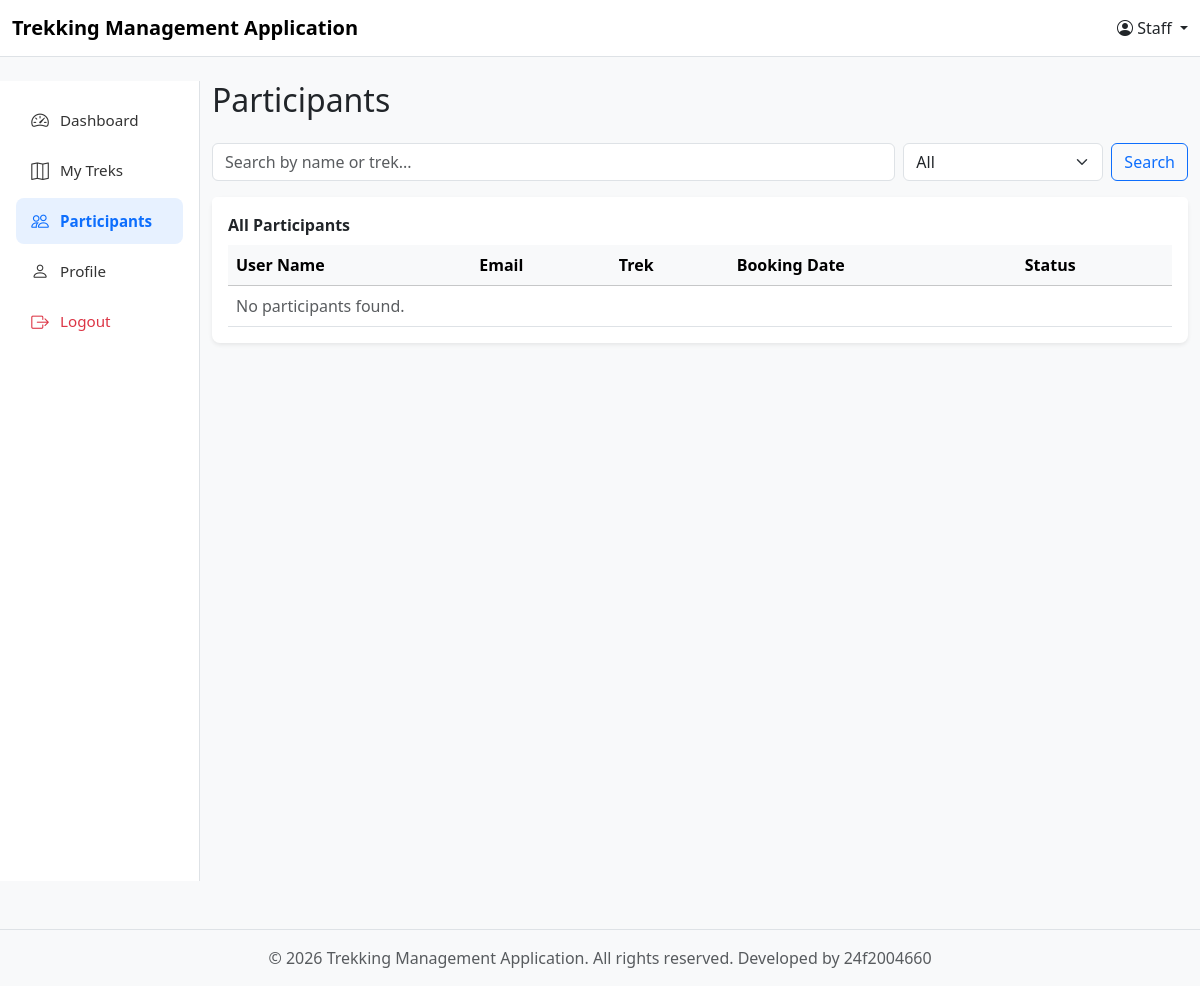
Before: /staff_participants?staff_id=2 with the older database file.
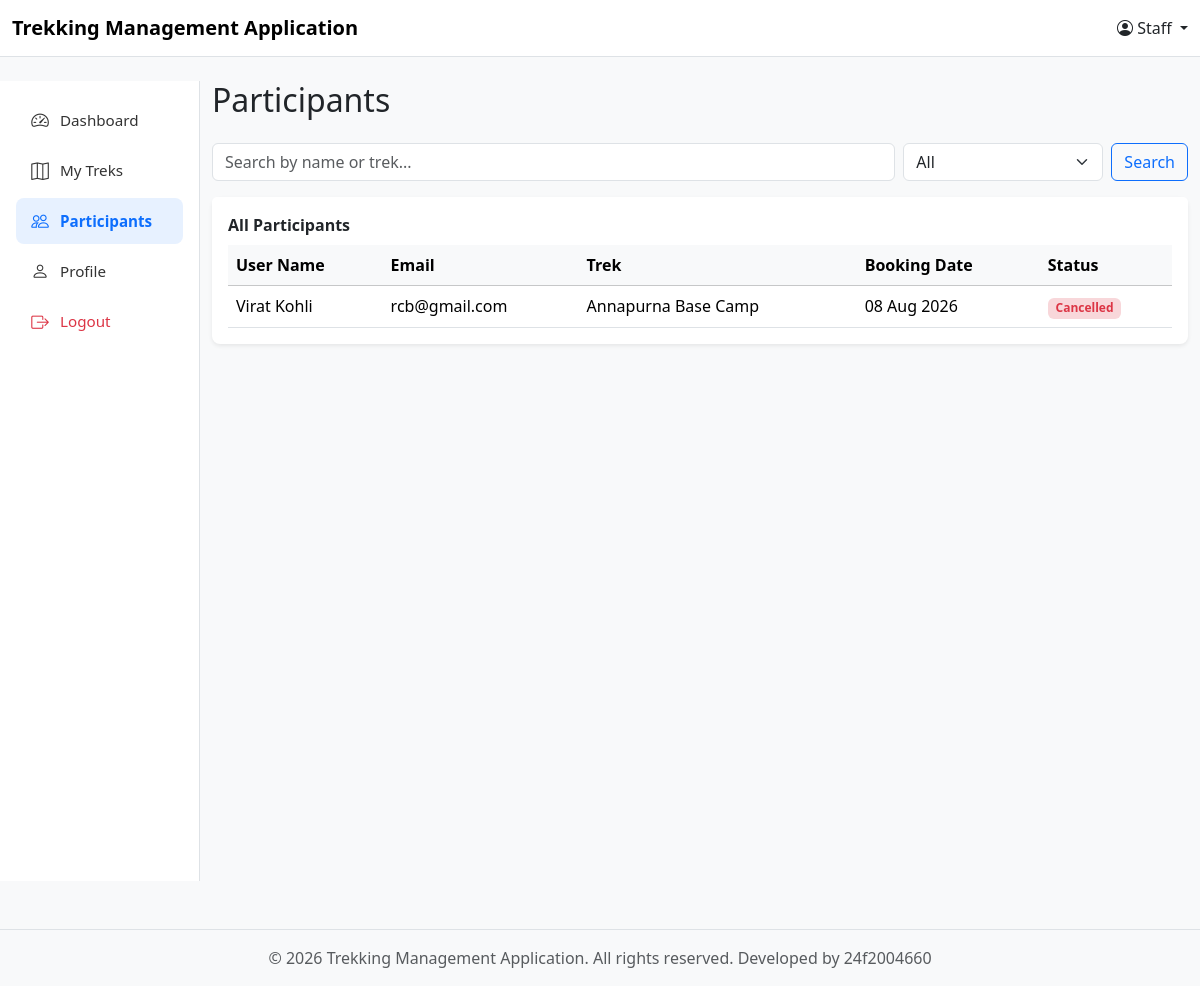
After: the same page with the newer database file.
### models.py (models this page shows)
class user_profile(db.Model):
    __tablename__ = 'user_profile'
    id = db.Column(db.Integer, primary_key=True)
    user_id = db.Column(db.Integer, db.ForeignKey('user_credentials.id'), nullable=False) #linking user credentials to trek
    name = db.Column(db.String(100), nullable=False)
    address = db.Column(db.String(200), nullable=False)
    phone_number = db.Column(db.String(20), nullable=False)
    status = db.Column(db.Integer, nullable=False, default = 0) #0 means active 1 means deactive
    bookings = db.relationship('Booking', backref='trekker')

class User_Credentials(db.Model):
    __tablename__ = 'user_credentials' #user defined table name
    id =db.Column(db.Integer, primary_key=True)
    email = db.Column(db.String(100), unique=True, nullable=False)
    password = db.Column(db.String, nullable=False)
    role = db.Column(db.String(20), nullable=False) #allowed only 3 values admin 0, staff 1, user 2
    user = db.relationship('user_profile', cascade="all, delete", backref='user_back')
    staff = db.relationship('staff_profile', cascade="all, delete", backref='staff_back')

class Trek(db.Model):
    __tablename__ = 'trek'
    trek_id = db.Column(db.Integer, primary_key=True)
    t_name = db.Column(db.String(120), nullable=False)
    location = db.Column(db.String(120), nullable=False)
    diff = db.Column(db.String(1))  # E/M/H
    duration = db.Column(db.Integer)
    total_slots = db.Column(db.Integer, nullable=False)
    avl_slots = db.Column(db.Integer, nullable=False)
    assign_s_id = db.Column(db.Integer, db.ForeignKey('staff_profile.staff_id'), nullable=False)
    status = db.Column(db.String(20), default='Pending')  # Pending/Approved/Open/Close/Completed
    start_date = db.Column(db.Date)
    end_date = db.Column(db.Date)
    description = db.Column(db.String(500))
    bookings = db.relationship('Booking', backref='trek', cascade="all, delete")

class Booking(db.Model):
    __tablename__ = 'booking'
    booking_id = db.Column(db.Integer, primary_key=True)
    user_id = db.Column(db.Integer, db.ForeignKey('user_profile.user_id'), nullable=False)
    trek_id = db.Column(db.Integer, db.ForeignKey('trek.trek_id'), nullable=False)
    booking_date = db.Column(db.Date, default=date.today)
    status = db.Column(db.String(20), default='Booked')  # Booked/cancelled/completed

### controller.py (the view)
@app.route("/staff_participants")
def staff_participants():
    staff_id = request.args.get("staff_id")
    search = request.args.get("search")
    status = request.args.get("status")
    all_bookings = (
        db.session.query(Booking)
        .join(Trek)
        .filter(Trek.assign_s_id == staff_id)
        .all()
    )
    participants = []
    for booking in all_bookings:
        user = search_user(booking.user_id)
        trek = search_trek(booking.trek_id)
        participants.append({
            "name": user.name,
            "email": user.user_back.email,
            "trek_name": trek.t_name,
            "booking_date": booking.booking_date,
            "status": booking.status
        })
    if search:
        search_lower = search.lower()
        participants = [
            p for p in participants
            if search_lower in p["name"].lower() or search_lower in p["trek_name"].lower()
        ]
    if status and status != "all":
        participants = [p for p in participants if p["status"] == status]
    return render_template(
        "Staff_templates/staff_participants.html",
        participants=participants,
        staff_id=staff_id,
        search=search,
        status=status
    )

### controller.py (called while the page is built)
def search_user(id):
    user_searched = db.session.query(user_profile).filter(user_profile.user_id == id).first()
    return user_searched

def search_trek(id):
    trek_searched = db.session.query(Trek).filter(Trek.trek_id == id).first()
    return trek_searched

### templates/Staff_templates/staff_participants.html (shortened to what this page needs)
{% extends "base.html" %}
{% set current_user = "Staff" %}
{% block content %}
<div class="row">
    {% set current_page = "participants" %}
    {% include "Staff_templates/components/staff_menu.html" %}
    <div class="col-md-10">
        <h2 class="mb-4">Participants</h2>
        <form method="GET" action="{{ url_for('staff_participants') }}" class="d-flex gap-2 mb-3">
            <input type="text" name="search" class="form-control"
                   placeholder="Search by name or trek..." value="{{ search or '' }}">
            <select class="form-select" style="max-width: 200px;" name="status" onchange="this.form.submit()">
                <option value="all" {% if not status or status == 'all' %}selected{% endif %}>All</option>
            </select>
            <button type="submit" class="btn btn-outline-primary">Search</button>
        </form>
        <div class="card border-0 shadow-sm rounded-3">
            <div class="card-header bg-white fw-bold border-0 pt-3">
                All Participants
            </div>
            <div class="card-body pt-0">
                <table class="table table-hover align-middle mb-0">
                    <thead class="table-light">
                        <tr>
                            <th>User Name</th>
                            <th>Email</th>
                            <th>Trek</th>
                            <th>Booking Date</th>
                            <th>Status</th>
                        </tr>
                    </thead>
                    <tbody>
                        {% for p in participants %}
                        <tr>
                            <td>{{ p.name }}</td>
                            <td>{{ p.email }}</td>
                            <td>{{ p.trek_name }}</td>
                            <td>{{ p.booking_date.strftime('%d %b %Y') }}</td>
                            <td>
                                {% if p.status == 'Booked' %}
                                    <span class="badge bg-success-subtle text-success">Booked</span>
                                {% elif p.status == 'Cancelled' %}
                                    <span class="badge bg-danger-subtle text-danger">Cancelled</span>
                                {% elif p.status == 'Completed' %}
                                    <span class="badge bg-secondary-subtle text-secondary">Completed</span>
                                {% endif %}
                            </td>
                        </tr>
                        {% else %}
                        <tr><td colspan="5" class="text-muted">No participants found.</td></tr>
                        {% endfor %}
                    </tbody>
                </table>
            </div>
        </div>
    </div>
</div>
{% endblock %}

Changed rows visible on the page:
now on this page (row edited): user_profile: name "Virat Kohli"
now on this page (row edited): User_Credentials: email "rcb@gmail.com"
now on this page (row edited): Trek: trek_name "Annapurna Base Camp"
added Booking: booking_date "08 Aug 2026"
Other visible differences:
new list line: "Cancelled"
text no longer shown: "No participants found."
